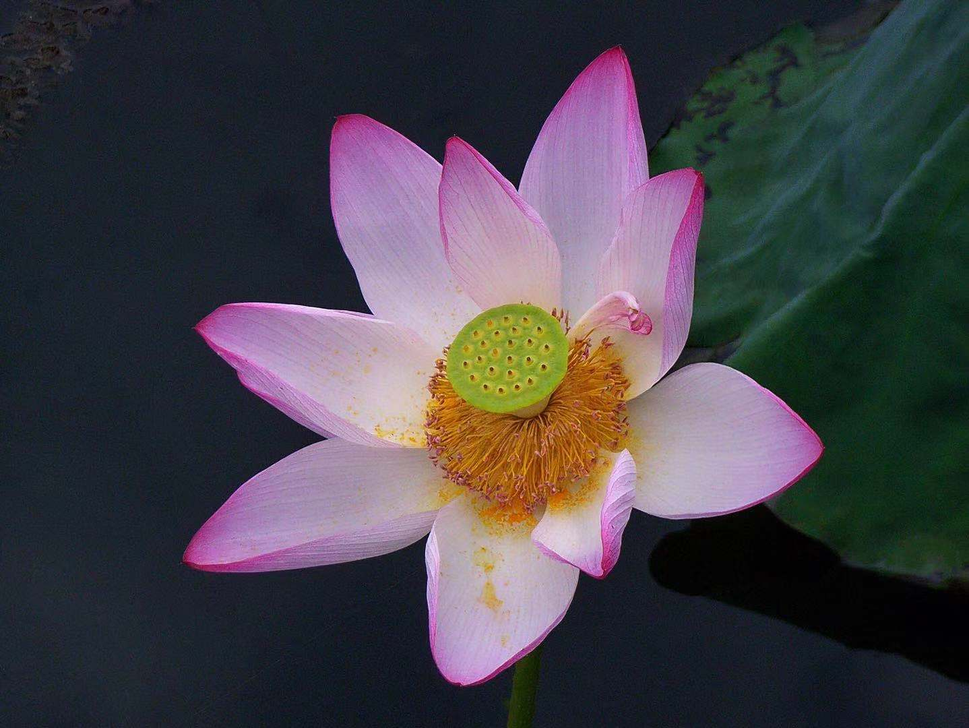
//> input picture 山东大学/Day03资料/cv/09Canny/lotus.png, 969 x 728 px, shrunk from 1438 x 1080 before the run
$ ./canny   (built with g++ and OpenCV 4)
//> lines starting //> are read from the running program, lines starting //| are printed output that depends on the picture
#include <iostream>
#include <opencv2/opencv.hpp>
////////////////////sobel算子/////////////////////////
//阶乘
int factorial(int n){
	int fac = 1;
	//0的阶乘
	if (n == 0)
		return fac;
	for (int i = 1; i <= n; ++i){
		fac *= i;
	}
	return fac;
}

//获得Sobel平滑算子
cv::Mat getSobelSmoooth(int wsize){
	int n = wsize - 1;
	cv::Mat SobelSmooothoper = cv::Mat::zeros(cv::Size(wsize, 1), CV_32FC1);
	for (int k = 0; k <= n; k++){
		float *pt = SobelSmooothoper.ptr<float>(0);
		pt[k] = factorial(n) / (factorial(k)*factorial(n - k));
	}
	return SobelSmooothoper;
}

//获得Sobel差分算子
cv::Mat getSobeldiff(int wsize){
	cv::Mat Sobeldiffoper = cv::Mat::zeros(cv::Size(wsize, 1), CV_32FC1);
	cv::Mat SobelSmoooth = getSobelSmoooth(wsize - 1);
	for (int k = 0; k < wsize; k++){
		if (k == 0)
			Sobeldiffoper.at<float>(0, k) = 1;
		else if (k == wsize - 1)
			Sobeldiffoper.at<float>(0, k) = -1;
		else
			Sobeldiffoper.at<float>(0, k) = SobelSmoooth.at<float>(0, k) - SobelSmoooth.at<float>(0, k - 1);
	}
	return Sobeldiffoper;
}

//卷积实现
void conv2D(cv::Mat& src, cv::Mat& dst, cv::Mat kernel, int ddepth, cv::Point anchor = cv::Point(-1, -1), int delta = 0, int borderType = cv::BORDER_DEFAULT){
	cv::Mat  kernelFlip;
	cv::flip(kernel, kernelFlip, -1);
	cv::filter2D(src, dst, ddepth, kernelFlip, anchor, delta, borderType);
}


//可分离卷积———先垂直方向卷积，后水平方向卷积
void sepConv2D_Y_X(cv::Mat& src, cv::Mat& dst, cv::Mat kernel_Y, cv::Mat kernel_X, int ddepth, cv::Point anchor = cv::Point(-1, -1), int delta = 0, int borderType = cv::BORDER_DEFAULT){
	cv::Mat dst_kernel_Y;
	conv2D(src, dst_kernel_Y, kernel_Y, ddepth, anchor, delta, borderType); //垂直方向卷积
	conv2D(dst_kernel_Y, dst, kernel_X, ddepth, anchor, delta, borderType); //水平方向卷积
}

//可分离卷积———先水平方向卷积，后垂直方向卷积
void sepConv2D_X_Y(cv::Mat& src, cv::Mat& dst, cv::Mat kernel_X, cv::Mat kernel_Y, int ddepth, cv::Point anchor = cv::Point(-1, -1), int delta = 0, int borderType = cv::BORDER_DEFAULT){
	cv::Mat dst_kernel_X;
	conv2D(src, dst_kernel_X, kernel_X, ddepth, anchor, delta, borderType); //水平方向卷积
	conv2D(dst_kernel_X, dst, kernel_Y, ddepth, anchor, delta, borderType); //垂直方向卷积
}


//Sobel算子边缘检测
//dst_X 垂直方向
//dst_Y 水平方向
void Sobel(cv::Mat& src, cv::Mat& dst_X, cv::Mat& dst_Y, cv::Mat& dst, int wsize, int ddepth, cv::Point anchor = cv::Point(-1, -1), int delta = 0, int borderType = cv::BORDER_DEFAULT){

	cv::Mat SobelSmooothoper = getSobelSmoooth(wsize); //平滑系数
	cv::Mat Sobeldiffoper = getSobeldiff(wsize); //差分系数

	//可分离卷积———先垂直方向平滑，后水平方向差分——得到垂直边缘
	sepConv2D_Y_X(src, dst_X, SobelSmooothoper.t(), Sobeldiffoper, ddepth);

	//可分离卷积———先水平方向平滑，后垂直方向差分——得到水平边缘
	sepConv2D_X_Y(src, dst_Y, SobelSmooothoper, Sobeldiffoper.t(), ddepth);
	//边缘强度（近似）
	dst = abs(dst_X) + abs(dst_Y);
	cv::convertScaleAbs(dst, dst); //求绝对值并转为无符号8位图
}


//确定一个点的坐标是否在图像内
bool checkInRang(int r,int c, int rows, int cols){
	if (r >= 0 && r < rows && c >= 0 && c < cols)
		return true;
	else
		return false;
}

//从确定边缘点出发，延长边缘
void trace(cv::Mat &edgeMag_noMaxsup, cv::Mat &edge, float TL,int r,int c,int rows,int cols){
	if (edge.at<uchar>(r, c) == 0){
		edge.at<uchar>(r, c) = 255;
		for (int i = -1; i <= 1; ++i){
			for (int j = -1; j <= 1; ++j){
				float mag = edgeMag_noMaxsup.at<float>(r + i, c + j);
				if (checkInRang(r + i, c + j, rows, cols) && mag >= TL)
					trace(edgeMag_noMaxsup, edge, TL, r + i, c + j, rows, cols);
			}
		}
	}
}

//Canny边缘检测
void Edge_Canny(cv::Mat &src, cv::Mat &edge, float TL, float TH, int wsize=3, bool L2graydient = false){
	int rows = src.rows;
	int cols = src.cols;

	//高斯滤波
	cv::GaussianBlur(src,src,cv::Size(5,5),0.8);
	//sobel算子
	cv::Mat dx, dy, sobel_dst;
	Sobel(src, dx, dy, sobel_dst, wsize, CV_32FC1);

	//计算梯度幅值
	cv::Mat edgeMag;
	if (L2graydient)
        cv::magnitude(dx, dy, edgeMag); //开平方
	else
        edgeMag = abs(dx) + abs(dy); //绝对值之和近似

	//计算梯度方向 以及 非极大值抑制
	cv::Mat edgeMag_noMaxsup = cv::Mat::zeros(rows, cols, CV_32FC1);
	for (int r = 1; r < rows - 1; ++r){
		for (int c = 1; c < cols - 1; ++c){
			float x = dx.at<float>(r, c);
			float y = dy.at<float>(r, c);
			float angle = std::atan2f(y, x) / CV_PI * 180; //当前位置梯度方向
			float mag = edgeMag.at<float>(r, c);  //当前位置梯度幅值

			//非极大值抑制
			//垂直边缘--梯度方向为水平方向-3*3邻域内左右方向比较
			if (abs(angle)<22.5 || abs(angle)>157.5){
				float left = edgeMag.at<float>(r, c - 1);
				float right = edgeMag.at<float>(r, c + 1);
				if (mag >= left && mag >= right)
					edgeMag_noMaxsup.at<float>(r, c) = mag;
			}

			//水平边缘--梯度方向为垂直方向-3*3邻域内上下方向比较
			if ((angle>=67.5 && angle<=112.5 ) || (angle>=-112.5 && angle<=-67.5)){
				float top = edgeMag.at<float>(r-1, c);
				float down = edgeMag.at<float>(r+1, c);
				if (mag >= top && mag >= down)
					edgeMag_noMaxsup.at<float>(r, c) = mag;
			}

			//+45°边缘--梯度方向为其正交方向-3*3邻域内右上左下方向比较
			if ((angle>112.5 && angle<=157.5) || (angle>-67.5 && angle<=-22.5)){
				float right_top = edgeMag.at<float>(r - 1, c+1);
				float left_down = edgeMag.at<float>(r + 1, c-1);
				if (mag >= right_top && mag >= left_down)
					edgeMag_noMaxsup.at<float>(r, c) = mag;
			}


			//+135°边缘--梯度方向为其正交方向-3*3邻域内右下左上方向比较
			if ((angle >=22.5 && angle < 67.5) || (angle >= -157.5 && angle < -112.5)){
				float left_top = edgeMag.at<float>(r - 1, c - 1);
				float right_down = edgeMag.at<float>(r + 1, c + 1);
				if (mag >= left_top && mag >= right_down)
					edgeMag_noMaxsup.at<float>(r, c) = mag;
			}
		}
	}

	//双阈值处理及边缘连接
	edge = cv::Mat::zeros(rows, cols, CV_8UC1);
	for (int r = 1; r < rows - 1; ++r){
		for (int c = 1; c < cols - 1; ++c){
			float mag = edgeMag_noMaxsup.at<float>(r, c);
			//大于高阈值，为确定边缘点
			if (mag >= TH)
				trace(edgeMag_noMaxsup, edge, TL, r, c, rows, cols);
			else if (mag < TL)
				edge.at<uchar>(r, c) = 0;
		}
	}
}

int main(){
	cv::Mat src = cv::imread("lotus.png");
//> src is the input picture: 728 rows x 969 cols, CV_8UC3; mean B, G, R 72.3, 65.3, 68.7

	if (src.empty()){
		return -1;
	}
	if (src.channels() > 1) cv::cvtColor(src, src, cv::COLOR_BGR2GRAY);
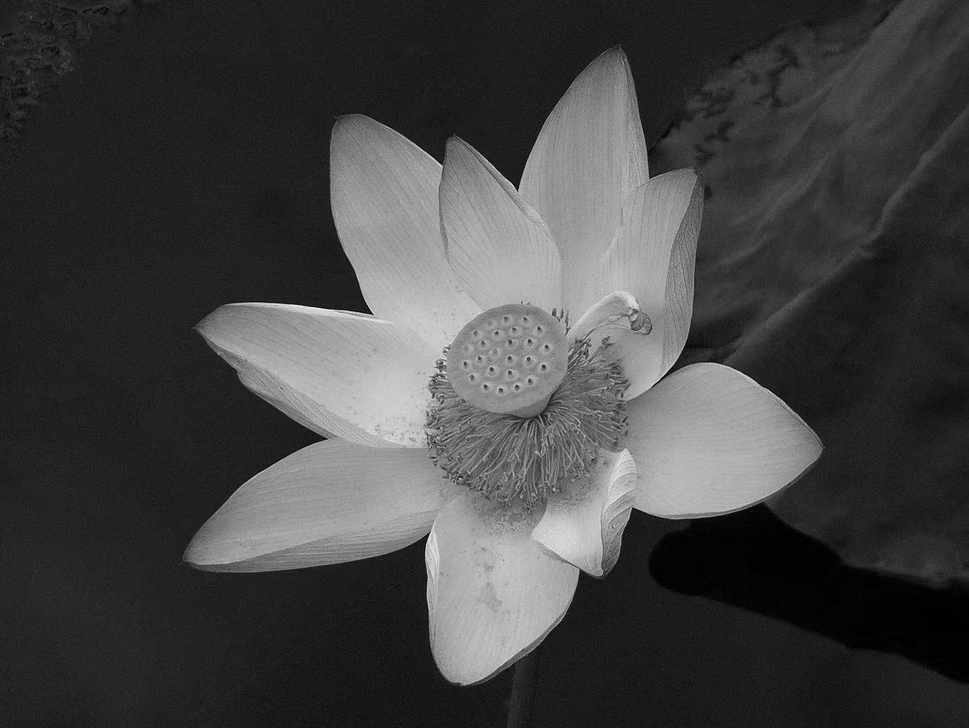
//> src: 728 rows x 969 cols, CV_8UC1; min 0, max 246, mean 67.1
	cv::Mat edge,dst;

	//Canny
	Edge_Canny(src, edge, 20,60);
//> in conv2D, `cv::flip(kernel, kernelFlip, -1);`: kernelFlip = [1, 2, 1]
//> in conv2D, `cv::filter2D(src, dst, ddepth, kernelFlip, anchor, delta, borderType);`:
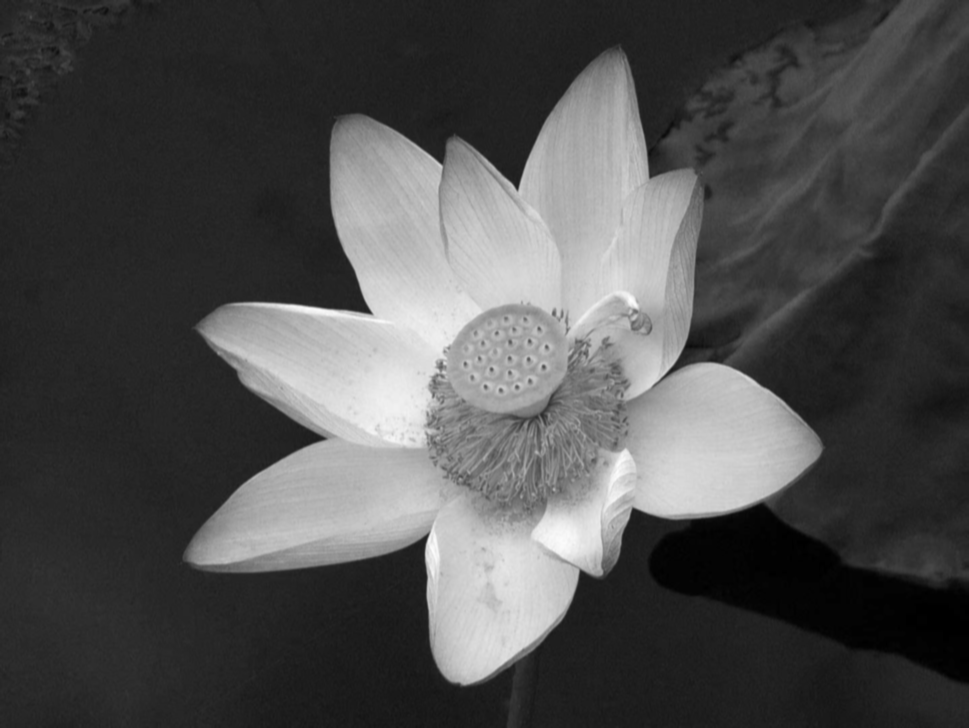
//> dst: 728 rows x 969 cols, CV_32FC1; min 1, max 866, mean 268.6; drawn with min black and max white
//> call 2 of conv2D, with ddepth = 5, anchor = Point(-1, -1), delta = 0, borderType = 4
//> in conv2D (call 2), `cv::flip(kernel, kernelFlip, -1);`: kernelFlip = [-1, 0, 1]
//> in conv2D (call 2), `cv::filter2D(src, dst, ddepth, kernelFlip, anchor, delta, borderType);`:
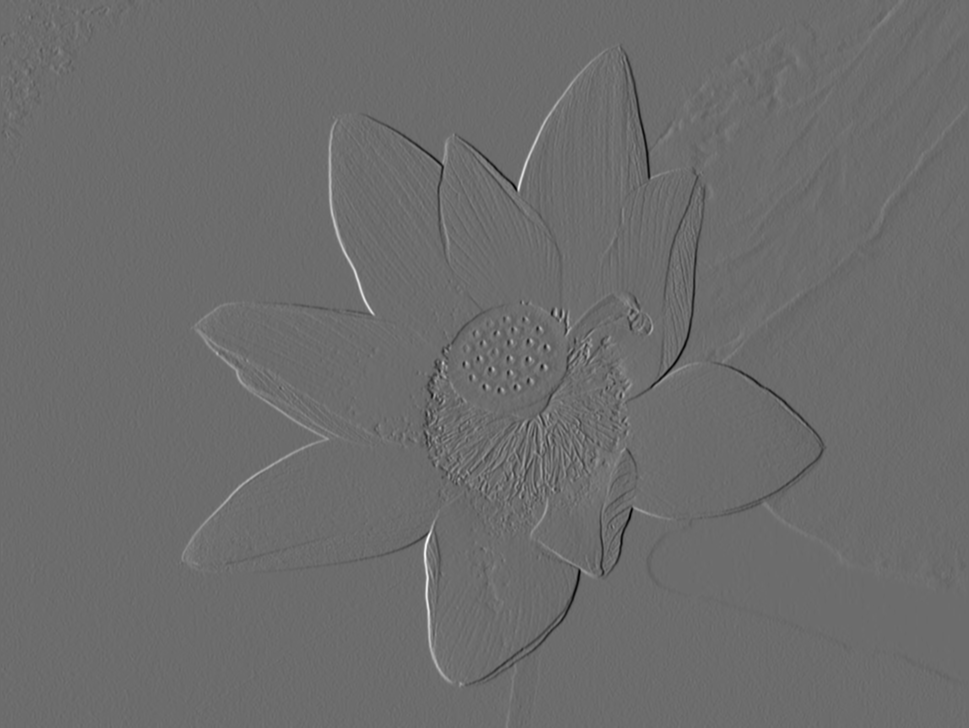
//> dst: 728 rows x 969 cols, CV_32FC1; min -416, max 559, mean 0; drawn with min black and max white
//> after the loop in Edge_Canny, `for (int r = 1; r < rows - 1; ++r)`:
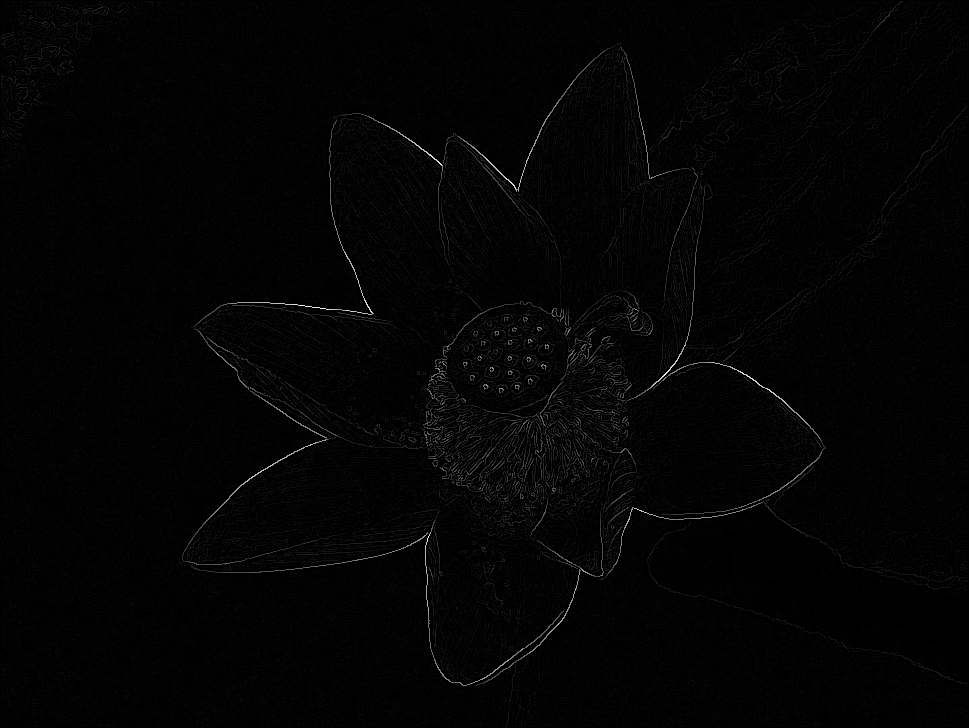
//> edgeMag_noMaxsup: 728 rows x 969 cols, CV_32FC1; min 0, max 740, mean 10.7; drawn with min black and max white
//> after the loop in Edge_Canny, `for (int r = 1; r < rows - 1; ++r)`:
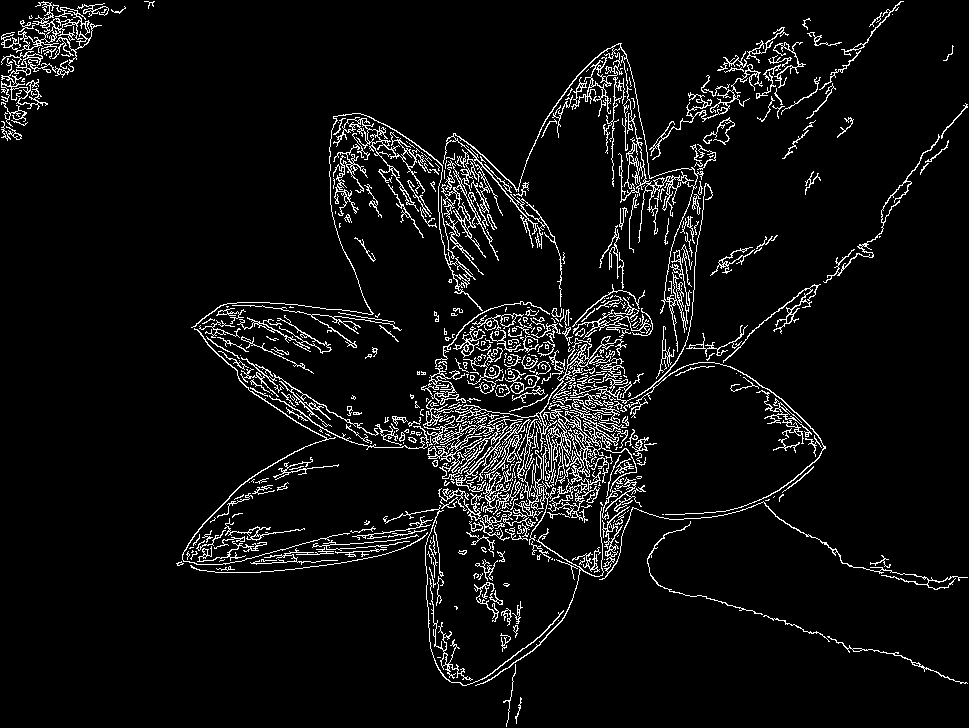
//> edge: 728 rows x 969 cols, CV_8UC1; 6.1% white in thin lines or dots

	//opencv自带Canny
	cv::Canny(src, dst, 20, 80);
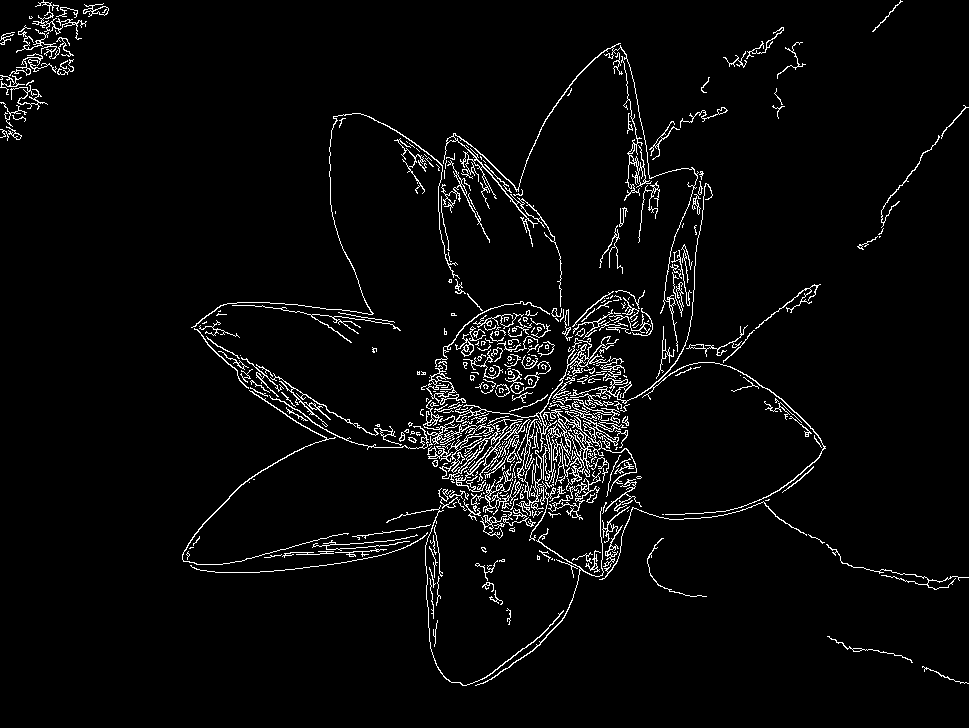
//> dst: 728 rows x 969 cols, CV_8UC1; 3.8% white in thin lines or dots

	cv::namedWindow("src", cv::WINDOW_NORMAL);
	imshow("src", src);
	cv::namedWindow("My_canny", cv::WINDOW_NORMAL);
	imshow("My_canny", edge);
	cv::namedWindow("Opencv_canny", cv::WINDOW_NORMAL);
	imshow("Opencv_canny", dst);
	cv::waitKey(0);
	return 0;

}
